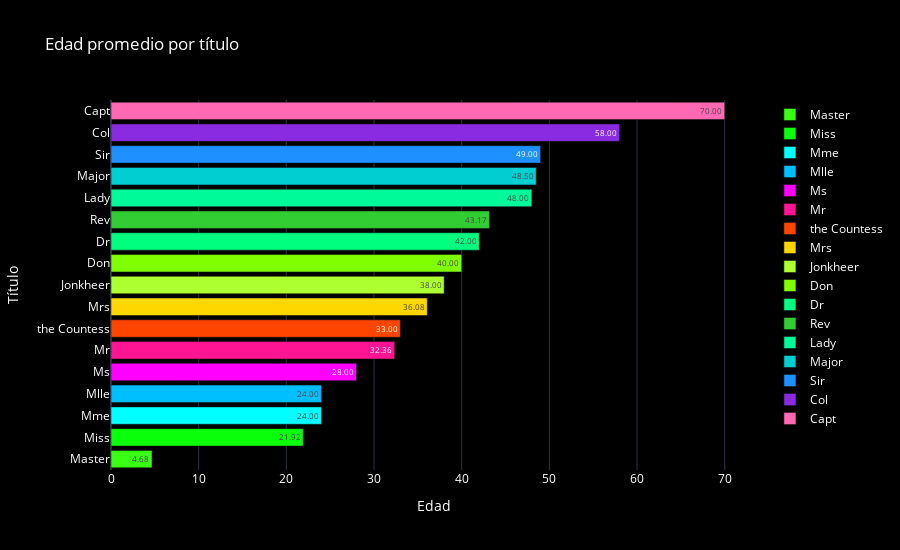

The cell this chart's notebook holds for it:
### Code cell
neon_colors = [
    "#39FF14", "#0AFF0A", "#00FFFF", "#00BFFF", "#FF00FF", "#FF1493",
    "#FF4500", "#FFD700", "#ADFF2F", "#7FFF00", "#00FF7F", "#32CD32",
    "#00FA9A", "#00CED1", "#1E90FF", "#8A2BE2", "#FF69B4"
]

average_age_per_title = df_clean.groupby("Title")["Age"].mean().dropna()
average_age_per_title = average_age_per_title.sort_values(ascending = True)

fig = go.Figure()

for i, (title, age) in enumerate(average_age_per_title.items()):
    fig.add_trace(go.Bar(
        y = [ title ],
        x = [ age ],
        orientation = "h",
        name = title,
        marker = dict(color = neon_colors[i % len(neon_colors)]),
        text = f"{age:.2f}",
        textposition = "inside"
    ))

fig.update_layout(
    template = "plotly_dark",
    plot_bgcolor = "#000000",
    paper_bgcolor = "#000000",
    font = dict(color = "white"),
    title = "Edad promedio por título",
    xaxis = dict(title = "Edad"),
    yaxis = dict(title = "Título"),
    height = 550
)

fig.show()

### Figure 1 — Plotly figure (JSON) as saved in the notebook; plotly's stock layout.template omitted (floating-point values rounded to 4 significant figures)
{"data": [{"marker": {"color": "#39FF14"}, "name": "Master", "orientation": "h", "text": "4.68", "textposition": "inside", "type": "bar", "x": [4.677], "y": ["Master"]}, {"marker": {"color": "#0AFF0A"}, "name": "Miss", "orientation": "h", "text": "21.92", "textposition": "inside", "type": "bar", "x": [21.92], "y": ["Miss"]}, {"marker": {"color": "#00FFFF"}, "name": "Mme", "orientation": "h", "text": "24.00", "textposition": "inside", "type": "bar", "x": [24], "y": ["Mme"]}, {"marker": {"color": "#00BFFF"}, "name": "Mlle", "orientation": "h", "text": "24.00", "textposition": "inside", "type": "bar", "x": [24], "y": ["Mlle"]}, {"marker": {"color": "#FF00FF"}, "name": "Ms", "orientation": "h", "text": "28.00", "textposition": "inside", "type": "bar", "x": [28], "y": ["Ms"]}, {"marker": {"color": "#FF1493"}, "name": "Mr", "orientation": "h", "text": "32.36", "textposition": "inside", "type": "bar", "x": [32.36], "y": ["Mr"]}, {"marker": {"color": "#FF4500"}, "name": "the Countess", "orientation": "h", "text": "33.00", "textposition": "inside", "type": "bar", "x": [33], "y": ["the Countess"]}, {"marker": {"color": "#FFD700"}, "name": "Mrs", "orientation": "h", "text": "36.08", "textposition": "inside", "type": "bar", "x": [36.08], "y": ["Mrs"]}, {"marker": {"color": "#ADFF2F"}, "name": "Jonkheer", "orientation": "h", "text": "38.00", "textposition": "inside", "type": "bar", "x": [38], "y": ["Jonkheer"]}, {"marker": {"color": "#7FFF00"}, "name": "Don", "orientation": "h", "text": "40.00", "textposition": "inside", "type": "bar", "x": [40], "y": ["Don"]}, {"marker": {"color": "#00FF7F"}, "name": "Dr", "orientation": "h", "text": "42.00", "textposition": "inside", "type": "bar", "x": [42], "y": ["Dr"]}, {"marker": {"color": "#32CD32"}, "name": "Rev", "orientation": "h", "text": "43.17", "textposition": "inside", "type": "bar", "x": [43.17], "y": ["Rev"]}, {"marker": {"color": "#00FA9A"}, "name": "Lady", "orientation": "h", "text": "48.00", "textposition": "inside", "type": "bar", "x": [48], "y": ["Lady"]}, {"marker": {"color": "#00CED1"}, "name": "Major", "orientation": "h", "text": "48.50", "textposition": "inside", "type": "bar", "x": [48.5], "y": ["Major"]}, {"marker": {"color": "#1E90FF"}, "name": "Sir", "orientation": "h", "text": "49.00", "textposition": "inside", "type": "bar", "x": [49], "y": ["Sir"]}, {"marker": {"color": "#8A2BE2"}, "name": "Col", "orientation": "h", "text": "58.00", "textposition": "inside", "type": "bar", "x": [58], "y": ["Col"]}, {"marker": {"color": "#FF69B4"}, "name": "Capt", "orientation": "h", "text": "70.00", "textposition": "inside", "type": "bar", "x": [70], "y": ["Capt"]}], "layout": {"font": {"color": "white"}, "height": 550, "paper_bgcolor": "#000000", "plot_bgcolor": "#000000", "title": {"text": "Edad promedio por título"}, "xaxis": {"title": {"text": "Edad"}}, "yaxis": {"title": {"text": "Título"}}}}
